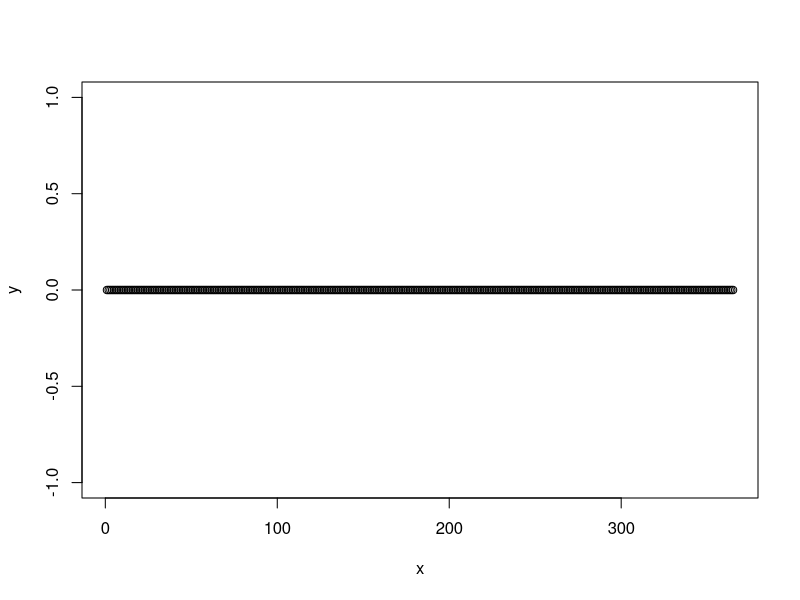

Write R code to recreate this figure.
n <- 1000
k <- 3650

c(k, k-n) 
factorial(c(k, k-n)) # gives Inf Inf

# This is also unstable computation
prod(seq(k, k-n+1)) / k^n

prod(seq(k, k-n+1) / k)

exp(sum(log(1:k)) - sum(log(1:(k-n))) - n * log(k))

exp(sum(log((k-n+1):k)) - n * log(k))


k <- 365

## Your code here 

## After being run, your code should produce the following variables

## min25: minimum n such that P(A) <= 1/4
x <- 1:k
y <- numeric(k)
min25 <- 1
min33 <- 1
min50 <- 1
min66 <- 1
min75 <- 1

for (n in k:1) {
  # Compute P(A) for n and keep on 
  p <- exp(sum(log((k-n+1):k)) - n * log(k))
  if (p <= 1/4) {
    min25 <- n
  }
  if (p <= 1/3) {
    min33 <- n
  }
  if (p <= 1/2) {
    min50 <- n
  }
  if (p <= 2/3) {
    min66 <- n
  }
  if (p <= 3/4) {
    min75 <- n
  }
  #y[[n]] <- p
  
}
plot(x, y)
# We see that as n increases, P decreases.

## min33: minimum n such that P(A) <= 1/3
## min50: minimum n such that P(A) <= 1/2
## min66: minimum n such that P(A) <= 2/3
## min75: minimum n such that P(A) <= 3/4

## REMEMBER: A is the event that all birthdays are DISTINCT

# your code here